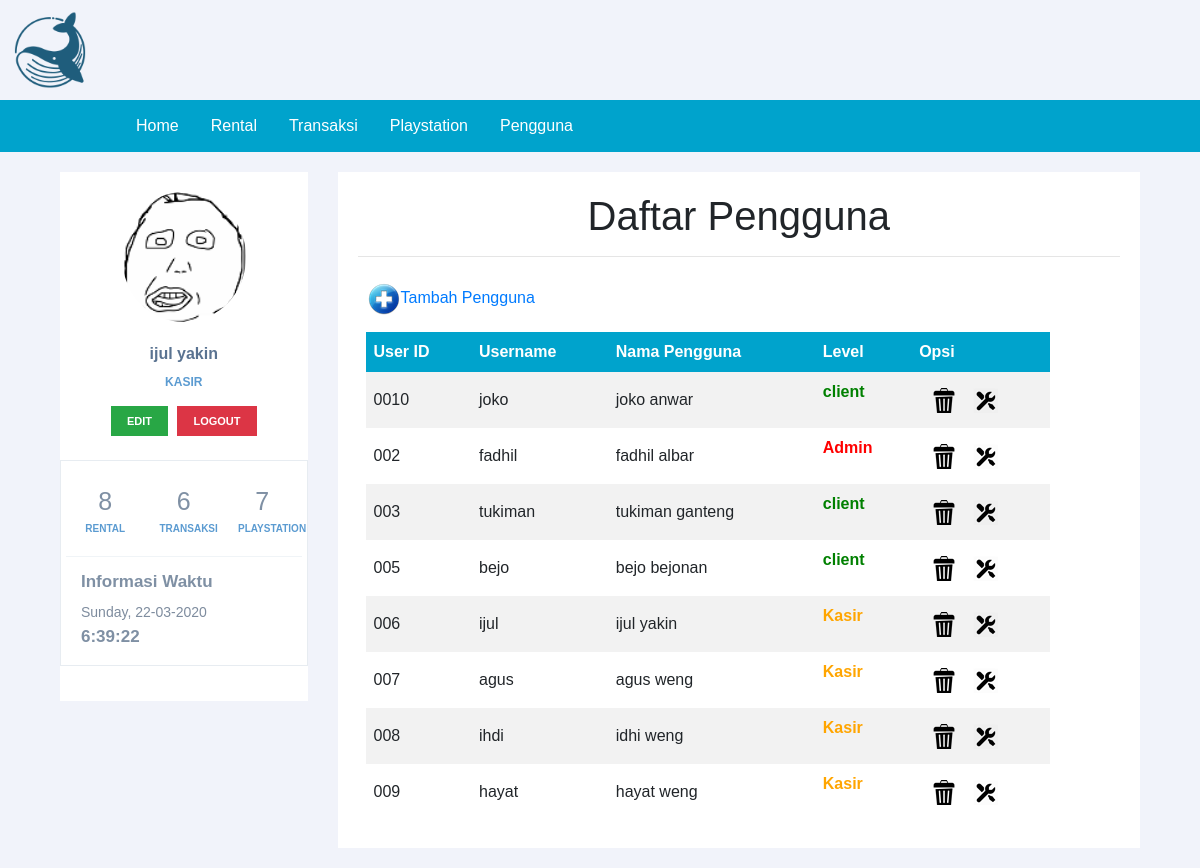
Page /halaman_admin.php?page=pengguna (signed in) on the committed database.
### tables this page shows
CREATE TABLE `user` (
  `id_user` varchar(10) NOT NULL,
  `username` varchar(20) NOT NULL,
  `password` varchar(20) NOT NULL,
  `nama_user` varchar(20) NOT NULL,
  `id_level` varchar(20) NOT NULL
);

### pengguna.php (the view, shortened to what this page needs)
<h1><b>Daftar Pengguna</b></h1><hr>
<table width="700" border="0" cellpadding="2" cellspacing="1" >
  <tr>
    <td colspan="2"><a href="?page=pengguna_tambah"  target="_self"><img src="images/add.png">Tambah Pengguna</a></td>
  </tr>
  <tr>
    <td colspan="2"><table width="100%" border="0" class="daftar_tabel" cellspacing="1" cellpadding="2">
      <tr>
        <th><b>User ID</b></th>
        <th><b>Username</b></th>
        <th><b>Nama Pengguna</b></th>
        <th><b>Level</b> </th>
        <th><b>Opsi</b> </th>
      </tr>
    </td>
    <?php
    $userSql = "SELECT * from user INNER JOIN level on user.id_level = level.id_level";
    $userQry = mysqli_query($koneksi, $userSql)  or die ("Query user salah : ".mysql_error());
    foreach($userQry as $userRow) {
     $Kode = $userRow['id_user'];
     ?>
     <tr>
      <td><?php echo $Kode; ?></td>
      <td><?php echo $userRow['username']; ?></td>
      <td><?php echo $userRow['nama_user']; ?></td>
      <td>
        <?php
        if ($userRow['id_level']=='A001') {
         echo "<p style='color:red;'><b>Admin</b></p>";
       } else if ($userRow['id_level']=='K001') {
         echo "<p style='color:orange;'><b>Kasir</b></p>";
       } else {
        echo "<p style='color:green;'><b>client</b></p>";
      }
      ?>
      </td>
    <td align="center"><a href="?page=pengguna_hapus&amp;Kode=<?php echo $Kode ?>" target="_self" alt="Delete Data" onclick="return confirm('ANDA YAKIN AKAN MENGHAPUS DATA PENTING INI ... ?')"><img src="images/delete.png"></a>
      <a href="?page=pengguna_edit&amp;kode=<?php echo $Kode ?>" target="_self" alt="Edit Data" ><img src="images/edit.png"></a></td>
    </tr>
  <?php } ?>
</table></td>

### style.css (style rules this page uses)
body { font-family: sans-serif; background: #ebf9fb; }
h1 { text-align: center; font-weight: 300; }
.daftar_tabel { border-collapse: collapse; width: 100%; }
.daftar_tabel th, td { text-align: left; padding: 8px; }
.daftar_tabel tr:nth-child(even) { background-color: #f2f2f2 }
.daftar_tabel th { background-color: #00a3cc; color: white; }

### css/sidebar.css (style rules this page uses)
body { background: #F1F3FA; }
a, button, code, div, img, input, label, li, p, pre, select, span, svg, table, td, textarea, th, ul { -webkit-border-radius: 0!important; -moz-border-radius: 0!important; border-radius: 0!important; }

### rows in the picture
user: id_user "0010", username "joko", nama_user "joko anwar", shows "client"
user: id_user "002", username "fadhil", nama_user "fadhil albar", shows "Admin"
user: id_user "003", username "tukiman", nama_user "tukiman ganteng", shows "client"
user: id_user "005", username "bejo", nama_user "bejo bejonan", shows "client"
user: id_user "006", username "ijul", nama_user "ijul yakin", shows "Kasir"
user: id_user "007", username "agus", nama_user "agus weng", shows "Kasir"
user: id_user "008", username "ihdi", nama_user "idhi weng", shows "Kasir"
user: id_user "009", username "hayat", nama_user "hayat weng", shows "Kasir"

### other values in the picture
$_SESSION['nama'] "ijul yakin"
$_SESSION['level'] "KASIR"
$count "8"
$count "6"
$count "7"
